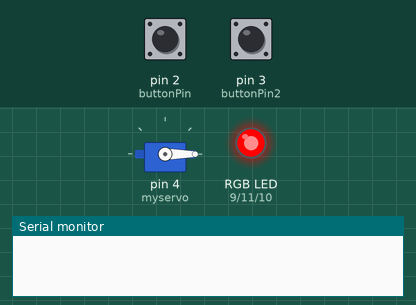
A sketch run on a simulated Arduino Uno, built with avr-gcc and run on an emulated ATmega328P. On the bench: servo, an RGB LED mixed from three pins (HIGH = lit), the last lines printed to the serial monitor. The inputs (shaded band) are chosen by the test bench; at power-on: pin 3 (buttonPin2) LOW, pin 2 (buttonPin) LOW.

Above: at 1.8 s.
1.9 s: pin 3 (buttonPin2) pulled HIGH for 0.6 s
At 4.6 s:
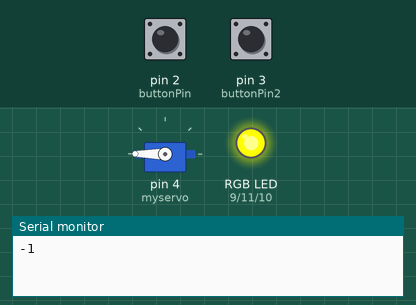
5.3 s: pin 2 (buttonPin) pulled HIGH for 3.2 s
At 9.5 s:
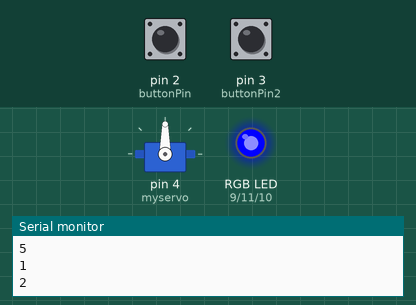
10.2 s: pin 2 (buttonPin) pulled HIGH for 0.6 s
At 10.9 s:
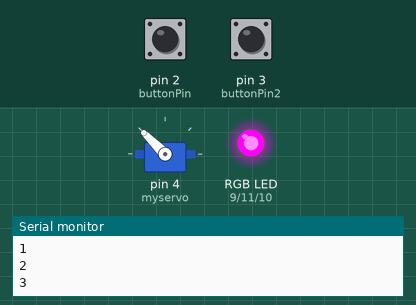
12.3 s: pin 2 (buttonPin) pulled HIGH for 1 s
At 13.9 s:
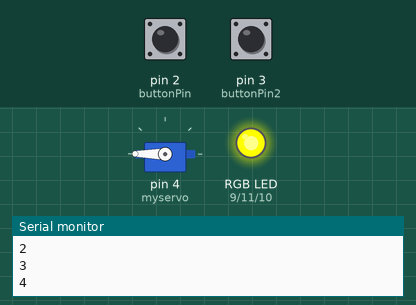
Timing chart, 0 to 15.4 s (numbered marks = the images above; inputs shaded):
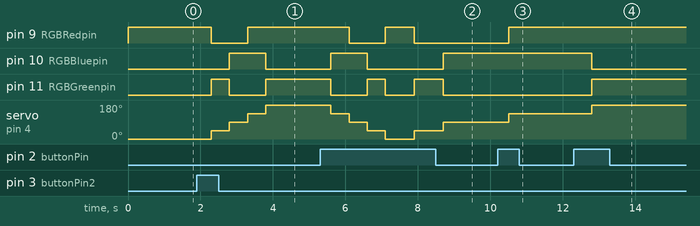

The sketch:

lab_10_level_31.ino
```cpp
//Kevin Bailey 200544764
//Lab 10 Level 3

#include <Servo.h>
Servo myservo;

int RGBRedpin = 9; //The red RGB LED is connected pin 9 of the Arduino.
int RGBBluepin = 10; //The blue RGB LED is connected pin 11 of the Arduino.
int RGBGreenpin = 11; //The green RGB LED is connected pin 10 of the Arduino.
int buttonPin = 2;
int buttonPin2 = 3;
int value=0;
int count=0;
void setup()
{
  myservo.attach(4);
  pinMode(buttonPin, INPUT);
  pinMode(RGBRedpin, OUTPUT); //Setup red RGB LED pin as an output pin.
  pinMode(RGBGreenpin, OUTPUT); //Setup green RGB LED pin as an output pin.
  pinMode(RGBBluepin, OUTPUT); //Setup blue RGB LED pin as an output pin.
  pinMode(buttonPin2, INPUT);
  myservo.write(0);
  Serial.begin(9600);
}
void loop()
{
  runProgram();
}
void runProgram()
{
    if(digitalRead(buttonPin)==HIGH)
  {
    value++;
    delay(300);
    Serial.println(value);
  }
  if (digitalRead(buttonPin2)==HIGH)
      {
        value--;
        delay(300);
        Serial.println(value);
      }
      switch (value)
      {
        case 0:
        {
          count=1;
          break;
        }
        case 1:
        {
          count=2;
          break;
        }
        case 2:
        {
          count=3;
          break;
        }
        case 3:
        {
          count=4;
          break;
        }
        case 4:
        {
          count=5;
          break;
        }
        case 5:
        {
          count=6;
          break;
        }
        case -1:
        {
          count=7;
          break;
        }
      }
  if (count ==1)
  {
    red();
  }
  else if (count==2)
  {
    green();
  }
  else if (count==3)
  {
    blue();
  }
  else if (count==4)
  {
    magenta();
  }
  else if (count==5)
  {
    yellow();
  }
  else if (count==6)
  {
    count=0;
    value=0;
    magenta();
    blue();
    green();
    red();
  }
  else if (count ==7)
  {
    count = 5;
    value = 4;
    green();
    blue();
    magenta();
  }
}
void red()
{
  myservo.write(0);
  analogWrite(RGBRedpin, 255);
  analogWrite(RGBGreenpin, 0);
  analogWrite(RGBBluepin, 0);
  delay(500);
}
void green()
{
  myservo.write(45);
  analogWrite(RGBRedpin, 0);
  analogWrite(RGBGreenpin, 255);
  analogWrite(RGBBluepin, 0);
  delay(500);
}
void blue()
{
  myservo.write(90);
  analogWrite(RGBRedpin, 0);
  analogWrite(RGBGreenpin, 0);
  analogWrite(RGBBluepin, 255);
  delay(500);
}
void magenta()
{
  myservo.write(135);
  analogWrite(RGBRedpin, 255);
  analogWrite(RGBGreenpin, 0);
  analogWrite(RGBBluepin, 255);
  delay(500);
}
void yellow()
{
  myservo.write(180);
  analogWrite(RGBRedpin, 255);
  analogWrite(RGBGreenpin, 255);
  analogWrite(RGBBluepin, 0);
  delay(500);
}
```

Measured:
- after the input at 1.9 s, pin 9 (RGBRedpin): HIGH → LOW after 0.40 s, → HIGH 1.0 s later; pin 10 (RGBBluepin): LOW → HIGH after 0.90 s, → LOW 1.0 s later; pin 11 (RGBGreenpin): LOW → HIGH after 0.40 s, → LOW 0.50 s later, → HIGH 1.0 s later; servo on pin 4 (myservo): 0° → 45° after 0.40 s, → 90° 0.50 s later, → 135° 0.50 s later, → 180° 0.50 s later
- after the input at 5.3 s, pin 9 (RGBRedpin): HIGH → LOW after 0.80 s, → HIGH 1.0 s later, → LOW 0.80 s later; pin 10 (RGBBluepin): LOW → HIGH after 0.30 s, → LOW 1.0 s later, → HIGH 2.1 s later
- after the input at 10.2 s, pin 9 (RGBRedpin): LOW → HIGH after 0.30 s; servo on pin 4 (myservo): 90° → 135° after 0.30 s
- after the input at 12.3 s, pin 10 (RGBBluepin): HIGH → LOW after 0.50 s; pin 11 (RGBGreenpin): LOW → HIGH after 0.50 s; servo on pin 4 (myservo): 135° → 180° after 0.50 s
